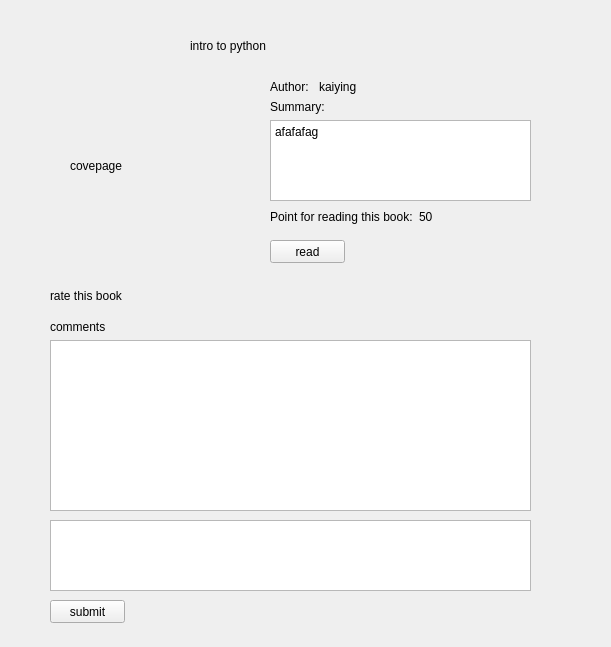
<?xml version="1.0" encoding="UTF-8"?>
<ui version="4.0">
 <class>Form</class>
 <widget class="QWidget" name="Form">
  <property name="geometry">
   <rect>
    <x>0</x>
    <y>0</y>
    <width>611</width>
    <height>647</height>
   </rect>
  </property>
  <property name="windowTitle">
   <string>Form</string>
  </property>
  <widget class="QLabel" name="label">
   <property name="geometry">
    <rect>
     <x>190</x>
     <y>30</y>
     <width>271</width>
     <height>31</height>
    </rect>
   </property>
   <property name="text">
    <string>intro to python</string>
   </property>
  </widget>
  <widget class="QLabel" name="label_3">
   <property name="geometry">
    <rect>
     <x>50</x>
     <y>280</y>
     <width>111</width>
     <height>31</height>
    </rect>
   </property>
   <property name="text">
    <string>rate this book</string>
   </property>
  </widget>
  <widget class="QPushButton" name="pushButton">
   <property name="geometry">
    <rect>
     <x>270</x>
     <y>240</y>
     <width>75</width>
     <height>23</height>
    </rect>
   </property>
   <property name="text">
    <string>read</string>
   </property>
  </widget>
  <widget class="QLabel" name="label_9">
   <property name="geometry">
    <rect>
     <x>70</x>
     <y>70</y>
     <width>151</width>
     <height>191</height>
    </rect>
   </property>
   <property name="text">
    <string>covepage</string>
   </property>
  </widget>
  <widget class="QTextEdit" name="textEdit">
   <property name="geometry">
    <rect>
     <x>50</x>
     <y>520</y>
     <width>481</width>
     <height>71</height>
    </rect>
   </property>
  </widget>
  <widget class="QPushButton" name="pushButton_2">
   <property name="geometry">
    <rect>
     <x>50</x>
     <y>600</y>
     <width>75</width>
     <height>23</height>
    </rect>
   </property>
   <property name="text">
    <string>submit</string>
   </property>
  </widget>
  <widget class="QWidget" name="">
   <property name="geometry">
    <rect>
     <x>270</x>
     <y>100</y>
     <width>261</width>
     <height>101</height>
    </rect>
   </property>
   <layout class="QVBoxLayout" name="verticalLayout">
    <item>
     <widget class="QLabel" name="label_4">
      <property name="text">
       <string>Summary:</string>
      </property>
     </widget>
    </item>
    <item>
     <widget class="QTextBrowser" name="textBrowser">
      <property name="html">
       <string>&lt;!DOCTYPE HTML PUBLIC &quot;-//W3C//DTD HTML 4.0//EN&quot; &quot;http://www.w3.org/TR/REC-html40/strict.dtd&quot;&gt;
&lt;html&gt;&lt;head&gt;&lt;meta name=&quot;qrichtext&quot; content=&quot;1&quot; /&gt;&lt;style type=&quot;text/css&quot;&gt;
p, li { white-space: pre-wrap; }
&lt;/style&gt;&lt;/head&gt;&lt;body style=&quot; font-family:'SimSun'; font-size:9pt; font-weight:400; font-style:normal;&quot;&gt;
&lt;p style=&quot; margin-top:0px; margin-bottom:0px; margin-left:0px; margin-right:0px; -qt-block-indent:0; text-indent:0px;&quot;&gt;afafafag&lt;/p&gt;&lt;/body&gt;&lt;/html&gt;</string>
      </property>
     </widget>
    </item>
   </layout>
  </widget>
  <widget class="QWidget" name="">
   <property name="geometry">
    <rect>
     <x>270</x>
     <y>80</y>
     <width>92</width>
     <height>14</height>
    </rect>
   </property>
   <layout class="QHBoxLayout" name="horizontalLayout">
    <item>
     <widget class="QLabel" name="label_2">
      <property name="text">
       <string>Author:</string>
      </property>
     </widget>
    </item>
    <item>
     <widget class="QLabel" name="label_6">
      <property name="text">
       <string>kaiying</string>
      </property>
     </widget>
    </item>
   </layout>
  </widget>
  <widget class="QWidget" name="">
   <property name="geometry">
    <rect>
     <x>270</x>
     <y>210</y>
     <width>188</width>
     <height>14</height>
    </rect>
   </property>
   <layout class="QHBoxLayout" name="horizontalLayout_2">
    <item>
     <widget class="QLabel" name="label_5">
      <property name="text">
       <string>Point for reading this book:</string>
      </property>
     </widget>
    </item>
    <item>
     <widget class="QLabel" name="label_7">
      <property name="text">
       <string>50</string>
      </property>
     </widget>
    </item>
   </layout>
  </widget>
  <widget class="QWidget" name="">
   <property name="geometry">
    <rect>
     <x>50</x>
     <y>320</y>
     <width>481</width>
     <height>191</height>
    </rect>
   </property>
   <layout class="QVBoxLayout" name="verticalLayout_2">
    <item>
     <widget class="QLabel" name="label_8">
      <property name="text">
       <string>comments</string>
      </property>
     </widget>
    </item>
    <item>
     <widget class="QTextBrowser" name="textBrowser_2"/>
    </item>
   </layout>
  </widget>
 </widget>
 <resources/>
 <connections/>
</ui>
